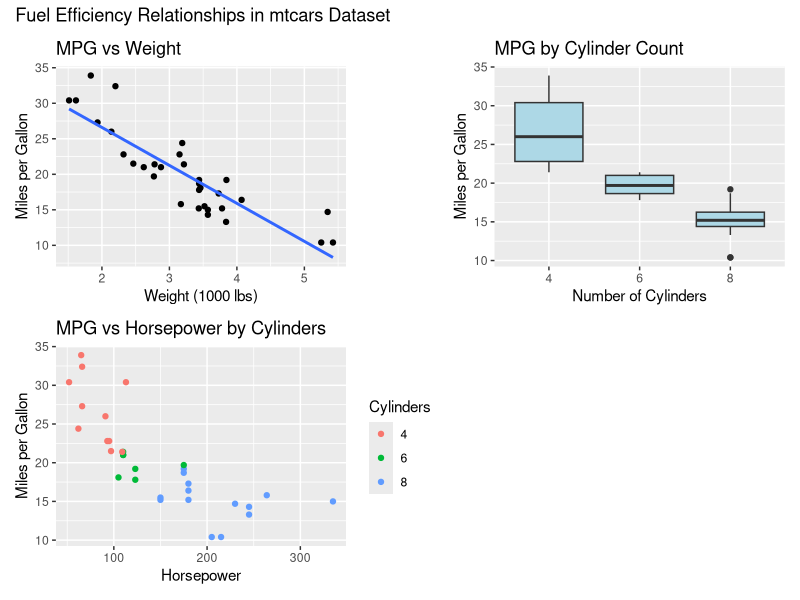

The R source for this figure:
## ---- chunk 1
library(ggplot2)
library(dplyr)

# Create visualization of relationships between mpg and key variables
p1 <- ggplot(mtcars, aes(x = wt, y = mpg)) +
  geom_point() +
  geom_smooth(method = "lm", se = FALSE) +
  labs(title = "MPG vs Weight", x = "Weight (1000 lbs)", y = "Miles per Gallon")

p2 <- ggplot(mtcars, aes(x = factor(cyl), y = mpg)) +
  geom_boxplot(fill = "lightblue") +
  labs(
    title = "MPG by Cylinder Count",
    x = "Number of Cylinders",
    y = "Miles per Gallon"
  )

p3 <- ggplot(mtcars, aes(x = hp, y = mpg, color = factor(cyl))) +
  geom_point() +
  labs(
    title = "MPG vs Horsepower by Cylinders",
    x = "Horsepower",
    y = "Miles per Gallon",
    color = "Cylinders"
  )

# Arrange plots in a grid
library(patchwork)
p1 +
  p2 +
  p3 +
  plot_layout(ncol = 2) +
  plot_annotation(
    title = "Fuel Efficiency Relationships in mtcars Dataset"
  )
